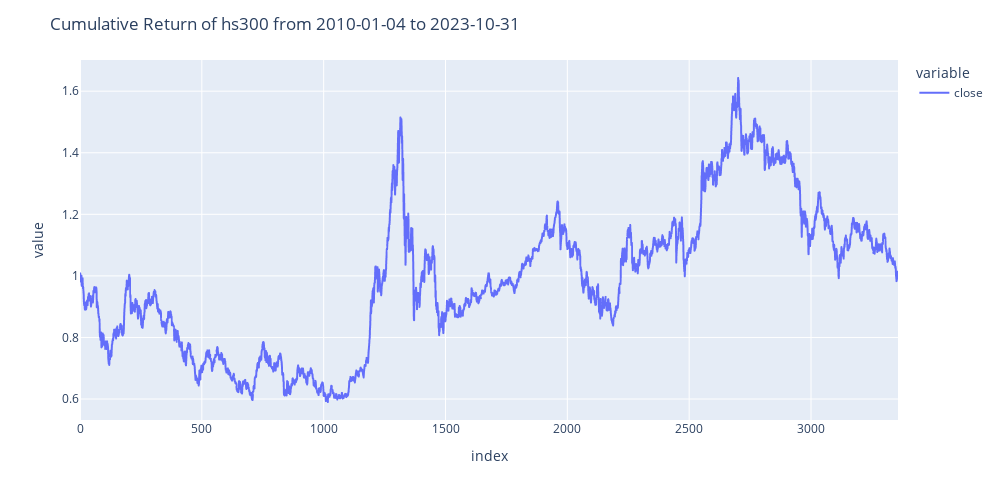

Source (notebook cell):
### Code cell
#Using the raw close prices to plot the evolution of the stock
close_prices = pd.DataFrame(hs300_stock_raw_data["close"])
#By dividing each close price by the first price in our dataset we calculate the accumulated return for each day
cum_rets = close_prices / close_prices.iloc[0,:]
#Using the plotly.express module we can plot our newly created cum_rets
fig = px.line(cum_rets.iloc[:,:], width=1000, height=500)
#Adding Title
fig.update_layout(title_text='Cumulative Return of hs300 from 2010-01-04 to 2023-10-31')
#This will print the graph
fig.show()

### Figure 1 — Plotly figure (JSON) as saved in the notebook; plotly's stock layout.template omitted (floating-point values rounded to 4 significant figures; data arrays with more than 128 entries replaced by an {"elided": "..."} marker saying what was removed)
{"data": [{"hovertemplate": "variable=close<br>index=%{x}<br>value=%{y}<extra></extra>", "legendgroup": "close", "line": {"color": "#636efa", "dash": "solid"}, "marker": {"symbol": "circle"}, "mode": "lines", "name": "close", "showlegend": true, "type": "scattergl", "x": {"elided": "3358 int values"}, "xaxis": "x", "y": {"elided": "3358 float values"}, "yaxis": "y"}], "layout": {"height": 500, "legend": {"title": {"text": "variable"}, "tracegroupgap": 0}, "margin": {"t": 60}, "title": {"text": "Cumulative Return of hs300 from 2010-01-04 to 2023-10-31"}, "width": 1000, "xaxis": {"anchor": "y", "domain": [0, 1], "title": {"text": "index"}}, "yaxis": {"anchor": "x", "domain": [0, 1], "title": {"text": "value"}}}}
